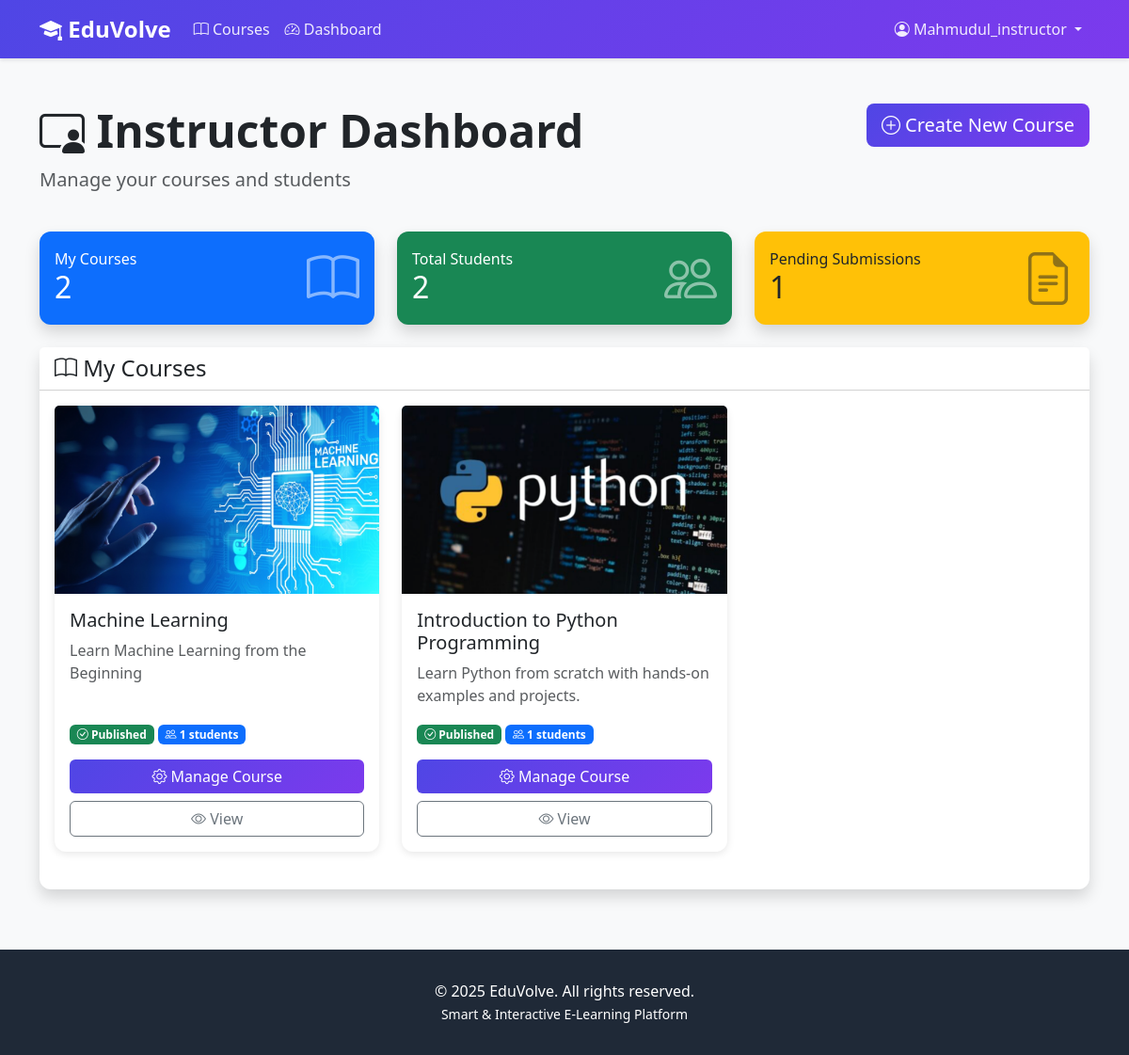
The app's page /courses/dashboard/ (signed in) with its own data.
### accounts/models.py (models this page shows, shortened)
class User(AbstractUser):
    class Role(models.TextChoices):
        ADMIN = 'ADMIN', 'Admin'
        INSTRUCTOR = 'INSTRUCTOR', 'Instructor'
        STUDENT = 'STUDENT', 'Student'
    role = models.CharField(
        max_length=20,
        choices=Role.choices,
        default=Role.STUDENT
    )
    bio = models.TextField(blank=True, null=True)
    profile_picture = models.ImageField(
        upload_to='profiles/',
        blank=True,
        null=True
    )
    phone = models.CharField(max_length=15, blank=True, null=True)
    date_of_birth = models.DateField(blank=True, null=True)
    total_points = models.IntegerField(default=0, validators=[MinValueValidator(0)])
    current_streak = models.IntegerField(default=0, validators=[MinValueValidator(0)])
    longest_streak = models.IntegerField(default=0, validators=[MinValueValidator(0)])
    last_activity_date = models.DateField(blank=True, null=True)
    created_at = models.DateTimeField(auto_now_add=True)
    updated_at = models.DateTimeField(auto_now=True)
    class Meta:
        ordering = ['-date_joined']
    def is_admin(self):
        return self.role == self.Role.ADMIN
    def is_instructor(self):
        return self.role == self.Role.INSTRUCTOR
    def is_student(self):
        return self.role == self.Role.STUDENT

### courses/models.py (models this page shows, shortened)
class Course(models.Model):
    class Level(models.TextChoices):
        BEGINNER = 'BEGINNER', 'Beginner'
        INTERMEDIATE = 'INTERMEDIATE', 'Intermediate'
        ADVANCED = 'ADVANCED', 'Advanced'
    title = models.CharField(max_length=200)
    description = models.TextField()
    instructor = models.ForeignKey(
        User,
        on_delete=models.CASCADE,
        related_name='courses_taught',
        limit_choices_to={'role': 'INSTRUCTOR'}
    )
    thumbnail = models.ImageField(upload_to='course_thumbnails/', blank=True, null=True)
    level = models.CharField(max_length=20, choices=Level.choices, default=Level.BEGINNER)
    duration_weeks = models.IntegerField(default=4, validators=[MinValueValidator(1)])
    is_published = models.BooleanField(default=False)
    created_at = models.DateTimeField(auto_now_add=True)
    updated_at = models.DateTimeField(auto_now=True)
    class Meta:
        ordering = ['-created_at']
    def get_enrolled_count(self):
        return self.enrollments.filter(is_active=True).count()

### courses/views.py (the view)
# urls.py: path('dashboard/', views.dashboard, name='dashboard'),
@login_required
def dashboard(request):
    if request.user.is_admin():
        return admin_dashboard(request)
    elif request.user.is_instructor():
        return instructor_dashboard(request)
    else:
        return student_dashboard(request)

### courses/views.py (called while the page is built)
@login_required
def instructor_dashboard(request):
    my_courses = Course.objects.filter(instructor=request.user)
    total_students = Enrollment.objects.filter(
        course__instructor=request.user,
        is_active=True
    ).count()
    pending_submissions = AssignmentSubmission.objects.filter(
        assignment__lesson__course__instructor=request.user,
        status='PENDING'
    ).count()
    context = {
        'my_courses': my_courses,
        'total_students': total_students,
        'pending_submissions': pending_submissions,
    }
    return render(request, 'courses/instructor_dashboard.html', context)

### templates/courses/instructor_dashboard.html (shortened to what this page needs)
{% extends 'base.html' %}
{% block content %}
<div class="container my-5">
    <div class="row mb-4">
        <div class="col">
            <h1 class="display-5 fw-bold">
                <i class="bi bi-person-video3"></i> Instructor Dashboard
            </h1>
            <p class="lead text-muted">Manage your courses and students</p>
        </div>
        <div class="col-auto">
            <a href="{% url 'courses:course_create' %}" class="btn btn-primary btn-lg">
                <i class="bi bi-plus-circle"></i> Create New Course
            </a>
        </div>
    </div>
    <div class="row mb-4">
        <div class="col-md-4">
            <div class="card bg-primary text-white shadow">
                <div class="card-body">
                    <div class="d-flex justify-content-between align-items-center">
                        <div>
                            <h6 class="mb-0">My Courses</h6>
                            <h2 class="mb-0">{{ my_courses.count }}</h2>
                        </div>
                        <i class="bi bi-book display-4 opacity-50"></i>
                    </div>
                </div>
            </div>
        </div>
        <div class="col-md-4">
            <div class="card bg-success text-white shadow">
                <div class="card-body">
                    <div class="d-flex justify-content-between align-items-center">
                        <div>
                            <h6 class="mb-0">Total Students</h6>
                            <h2 class="mb-0">{{ total_students }}</h2>
                        </div>
                        <i class="bi bi-people display-4 opacity-50"></i>
                    </div>
                </div>
            </div>
        </div>
        <div class="col-md-4">
            <div class="card bg-warning text-dark shadow">
                <div class="card-body">
                    <div class="d-flex justify-content-between align-items-center">
                        <div>
                            <h6 class="mb-0">Pending Submissions</h6>
                            <h2 class="mb-0">{{ pending_submissions }}</h2>
                        </div>
                        <i class="bi bi-file-earmark-text display-4 opacity-50"></i>
                    </div>
                </div>
            </div>
        </div>
    </div>
    <div class="card shadow">
        <div class="card-header bg-white">
            <h4 class="mb-0"><i class="bi bi-book"></i> My Courses</h4>
        </div>
        <div class="card-body">
            {% if my_courses %}
            <div class="row">
                {% for course in my_courses %}
                <div class="col-md-6 col-lg-4 mb-4">
                    <div class="card h-100">
                        {% if course.thumbnail %}
                        <img src="{{ course.thumbnail.url }}" class="card-img-top" alt="{{ course.title }}" style="height: 200px; object-fit: cover;">
                        {% else %}
                        <div class="bg-primary text-white p-5 text-center" style="height: 200px;">
                            <i class="bi bi-book display-1"></i>
                        </div>
                        {% endif %}
                        <div class="card-body d-flex flex-column">
                            <h5 class="card-title">{{ course.title }}</h5>
                            <p class="card-text text-muted flex-grow-1">
                                {{ course.description|truncatewords:15 }}
                            </p>
                            <div class="mb-3">
                                {% if course.is_published %}
                                <span class="badge bg-success">
                                    <i class="bi bi-check-circle"></i> Published
                                </span>
                                {% else %}
                                <span class="badge bg-warning text-dark">
                                    <i class="bi bi-pencil"></i> Draft
                                </span>
                                {% endif %}
                                <span class="badge bg-primary">
                                    <i class="bi bi-people"></i> {{ course.get_enrolled_count }} students
                                </span>
                            </div>
                            <div class="d-grid gap-2">
                                <a href="{% url 'courses:course_manage' course.id %}" class="btn btn-primary">
                                    <i class="bi bi-gear"></i> Manage Course
                                </a>
                                <a href="{% url 'courses:course_detail' course.id %}" class="btn btn-outline-secondary">
                                    <i class="bi bi-eye"></i> View
                                </a>
                            </div>
                        </div>
                    </div>
                </div>
                {% endfor %}
            </div>
            {% endif %}
        </div>
    </div>
</div>
{% endblock %}

### templates/base.html (shortened to what this page needs)
<!DOCTYPE html>
<html lang="en">
<head>
    <link href="https://cdn.jsdelivr.net/npm/bootstrap@5.3.0/dist/css/bootstrap.min.css" rel="stylesheet">
    <link rel="stylesheet" href="https://cdn.jsdelivr.net/npm/bootstrap-icons@1.10.0/font/bootstrap-icons.css">
</head>
<body>
    <nav class="navbar navbar-expand-lg navbar-dark">
        <div class="container">
            <a class="navbar-brand" href="{% url 'home' %}">
                <i class="bi bi-mortarboard-fill"></i> EduVolve
            </a>
            <div class="collapse navbar-collapse" id="navbarNav">
                <ul class="navbar-nav me-auto">
                    <li class="nav-item">
                        <a class="nav-link" href="{% url 'courses:course_list' %}">
                            <i class="bi bi-book"></i> Courses
                        </a>
                    </li>
                    {% if user.is_authenticated %}
                        <li class="nav-item">
                            <a class="nav-link" href="{% url 'courses:dashboard' %}">
                                <i class="bi bi-speedometer2"></i> Dashboard
                            </a>
                        </li>
                    {% endif %}
                </ul>
                <ul class="navbar-nav">
                    {% if user.is_authenticated %}
                        <li class="nav-item dropdown">
                            <a class="nav-link dropdown-toggle" href="#" id="navbarDropdown" role="button" data-bs-toggle="dropdown">
                                <i class="bi bi-person-circle"></i> {{ user.username }}
                            </a>
                        </li>
                    {% endif %}
                </ul>
            </div>
        </div>
    </nav>
    <main>
        {% block content %}{% endblock %}
    </main>
    <footer class="footer">
        <div class="container text-center">
            <p class="mb-0">&copy; 2025 EduVolve. All rights reserved.</p>
            <p class="mb-0">
                <small>Smart & Interactive E-Learning Platform</small>
            </p>
        </div>
    </footer>
</body>
</html>

### templates/base.html (style rules this page uses)
:root { --primary-color: #4f46e5; --secondary-color: #7c3aed; --success-color: #10b981; --danger-color: #ef4444; --warning-color: #f59e0b; }
body { font-family: 'Segoe UI', Tahoma, Geneva, Verdana, sans-serif; background-color: #f8f9fa; }
.navbar { background: linear-gradient(135deg, var(--primary-color), var(--secondary-color)); box-shadow: 0 2px 4px rgba(0,0,0,0.1); position: relative; z-index: 1030; }
.navbar-brand { font-size: 1.5rem; font-weight: bold; color: white !important; }
.nav-link { color: rgba(255,255,255,0.9) !important; transition: color 0.3s; }
.btn-primary { background: linear-gradient(135deg, var(--primary-color), var(--secondary-color)); border: none; }
.card { border: none; border-radius: 12px; box-shadow: 0 2px 8px rgba(0,0,0,0.1); transition: transform 0.3s, box-shadow 0.3s; }
.footer { background-color: #1f2937; color: white; padding: 2rem 0; margin-top: 4rem; }

### records on screen
User: username "Mahmudul_instructor"
Course: thumbnail (picture), title "Machine Learning", description "Learn Machine Learning from the Beginning", is_published True (drawn), get_enrolled_count "1"
Course: thumbnail (picture), title "Introduction to Python Programming", description "Learn Python from scratch with hands-on examples and projects.", is_published True (drawn), get_enrolled_count "1"

### other values on screen
{{ my_courses.count }} "2"
{{ total_students }} "2"
{{ pending_submissions }} "1"
